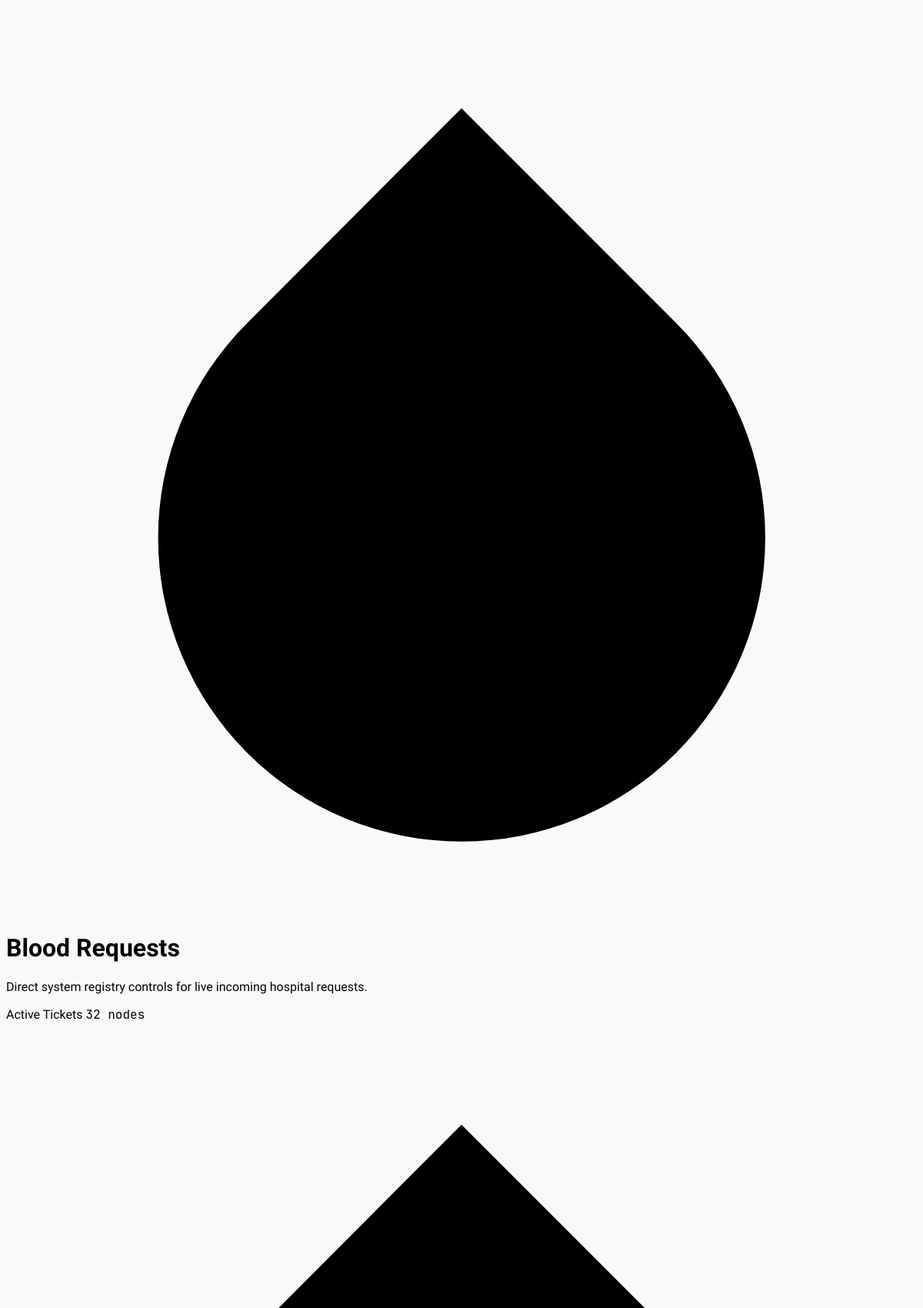
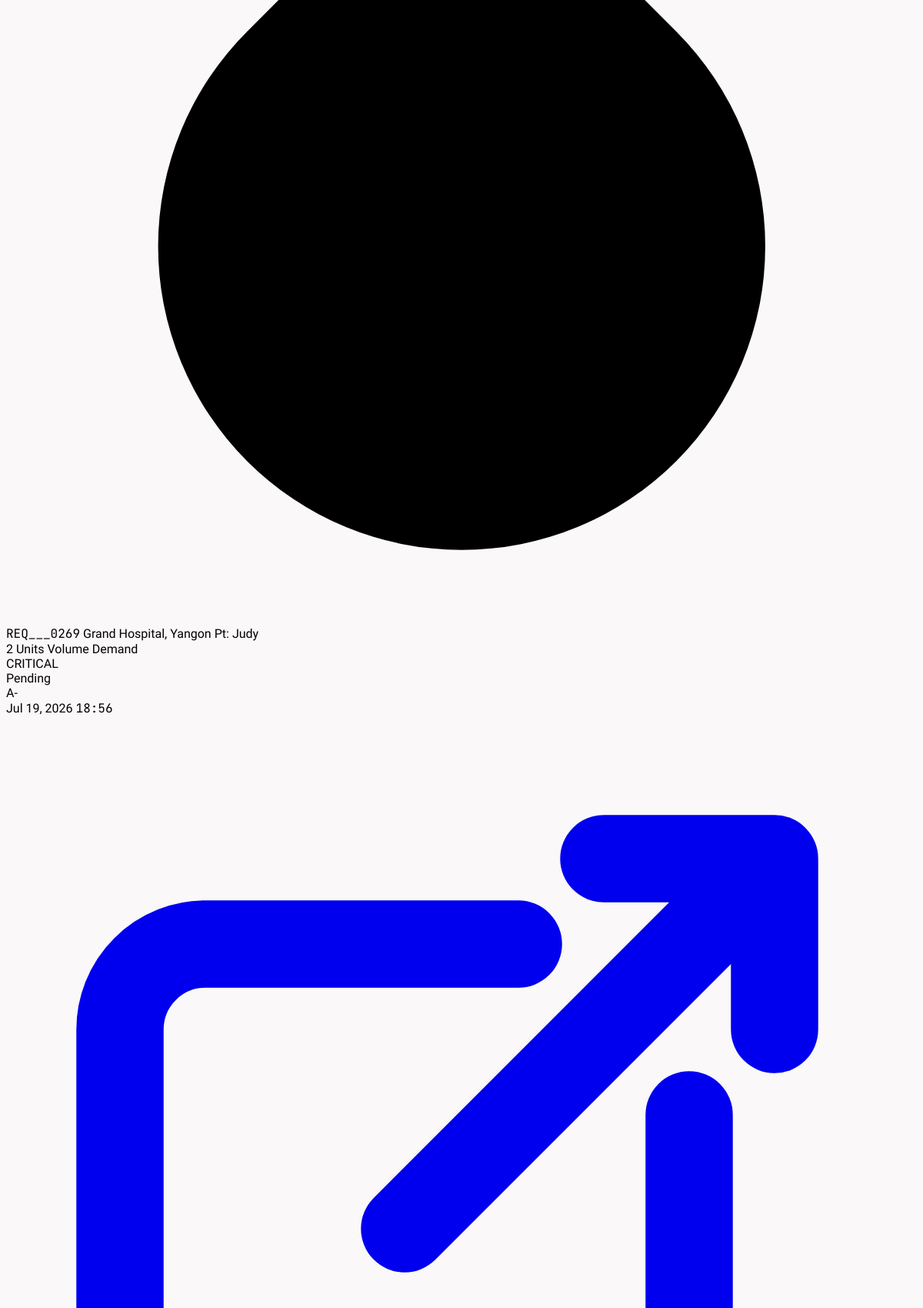
/App/Admin/Presentation/View/blood_requests.php (upper part), run on the app's committed database (2 pictures, top to bottom).
### tables this page shows
CREATE TABLE `blood_requests` (
  `request_id` int(11) NOT NULL,
  `request_code` varchar(20) NOT NULL,
  `patient_id` int(11) NOT NULL,
  `patient_name` varchar(100) NOT NULL,
  `blood_group_needed` varchar(10) NOT NULL,
  `hospital_name` varchar(150) NOT NULL,
  `state_region` varchar(100) DEFAULT NULL,
  `township` varchar(100) DEFAULT NULL,
  `hospital_address` text DEFAULT NULL,
  `urgency` varchar(50) DEFAULT NULL,
  `contact_phone` varchar(20) DEFAULT NULL,
  `status` int(11) NOT NULL,
  `created_at` timestamp NOT NULL DEFAULT current_timestamp(),
  `unit` int(11) NOT NULL DEFAULT 1,
  `donor_id` int(11) DEFAULT NULL
);

### App/Admin/Presentation/View/blood_requests.php (the view, shortened to what this page needs)
<?php
$db = Database::getConnection(); ?>
<?php
$filter = $_GET['filter'] ?? '';
$requests = [];
try {
    $where = '';
    $stmt = $db->prepare("
        SELECT
            r.request_id,
            r.hospital_name,
            r.patient_name,
            r.blood_group_needed AS blood_type,
            r.unit AS units_requested,
            COALESCE(UPPER(r.urgency), 'ROUTINE') AS severity_level,
            COALESCE(md.label, 'Pending') AS fulfillment_status,
            r.status AS status_id,
            COALESCE(r.created_at, CURRENT_TIMESTAMP) AS required_date,
            r.donor_id,
            donor.username AS donor_name
        FROM blood_requests r
        LEFT JOIN master_data md ON md.id = r.status
        LEFT JOIN users donor ON donor.user_id = r.donor_id
        {$where}
        ORDER BY r.created_at DESC
    ");
    $stmt->execute();
    $requests = $stmt->fetchAll();
} catch (Throwable $e) {
    $requests = [];
}
$pageTitle = match ($filter) {
    'pending' => 'Pending Blood Requests',
    'assigned' => 'Assigned Blood Requests',
    'accepted' => 'Accepted Blood Requests',
    'completed' => 'Completed Blood Requests',
    'declined' => 'Declined Blood Requests',
    default => 'Blood Requests',
};
function getSeverityClass($level)
{
    return match (strtoupper((string) $level)) {
        'CRITICAL' => 'bg-rose-50 text-rose-600 border-rose-200/50',
        'URGENT' => 'bg-orange-50 text-orange-600 border-orange-200/50',
        default => 'bg-slate-50 text-slate-500 border-slate-200/50',
    };
}
function getFulfillmentClass($status)
{
    return match (strtolower((string) $status)) {
        'pending' => 'bg-amber-50 text-amber-600 border-amber-200/50',
        'accepted' => 'bg-emerald-50 text-emerald-600 border-emerald-200/50',
        'completed' => 'bg-blue-50 text-blue-600 border-blue-200/50',
        'cancelled', 'canceled' => 'bg-red-50 text-red-600 border-red-200/50',
        'declined' => 'bg-rose-50 text-rose-600 border-rose-200/50',
        default => 'bg-slate-50 text-slate-600 border-slate-200/50',
    };
}
function getBloodTypeClass($type)
{
    $type = strtolower((string) $type);
    if (strpos($type, 'negative') !== false || strpos($type, '-') !== false) {
        return 'text-rose-600 bg-rose-50 border-rose-200/40';
    }
    return 'text-emerald-600 bg-emerald-50 border-emerald-200/40';
}
?>
<div class="max-w-7xl mx-auto p-4 sm:p-6 lg:p-8 min-h-screen transition-all opacity-0 translate-y-6 ease-out duration-700" id="bloodRequestsContainer">
    <div class="relative bg-white border border-slate-200/60 rounded-2xl p-6 mb-8 shadow-xs flex flex-col md:flex-row md:items-center md:justify-between gap-6">
        <div class="flex items-center gap-4">
            <div class="w-12 h-12 bg-[#ce2424] text-white rounded-2xl flex items-center justify-center shadow-lg shadow-red-600/10 transform hover:scale-105 transition-transform duration-300">
                <svg xmlns="http://www.w3.org/2000/svg" viewBox="0 0 24 24" fill="currentColor" class="w-6 h-6 text-white">
                    <path d="M12 2.69l5.66 5.66a8 8 0 1 1-11.31 0z" />
                </svg>
            </div>
            <div>
                <h1 class="text-2xl sm:text-3xl font-extrabold text-slate-900 tracking-tight leading-none"><?= htmlspecialchars($pageTitle) ?></h1>
                <p class="text-xs sm:text-sm text-slate-400 font-medium mt-1.5">Direct system registry controls for live incoming hospital requests.</p>
            </div>
        </div>
        <div class="flex items-center gap-4 bg-slate-900 text-white px-5 py-3 rounded-2xl shadow-lg border border-slate-800 self-start md:self-auto">
            <div class="flex flex-col">
                <span class="text-[9px] text-slate-400 font-bold uppercase tracking-widest">Active Tickets</span>
                <span class="text-lg font-extrabold tracking-tight mt-0.5 mono">
                    <?= sprintf('%02d', count($requests)) ?> <span class="text-xs text-slate-500 font-normal">nodes</span>
                </span>
            </div>
        </div>
    </div>
    <div class="space-y-3">
        <?php if (empty($requests)): ?>
            <div class="bg-white border border-slate-200/70 rounded-2xl p-12 text-center text-slate-400 font-medium animate-spring-in">
                No active blood requests found in the live ledger pool.
            </div>
        <?php else: ?>
            <div class="hidden lg:block max-h-[500px] overflow-y-auto pr-1 custom-scroll space-y-3">
                <?php foreach ($requests as $index => $req): ?>
                    <div class="glow-row bg-white border border-slate-200/70 rounded-2xl p-4 grid grid-cols-12 items-center gap-4 transition-all duration-300 transform animate-spring-in shadow-2xs"
                        style="animation-delay: <?= $index * 0.03 ?>s;">
                        <div class="col-span-3 flex items-center gap-4 min-w-0">
                            <div class="relative shrink-0">
                                <div class="w-11 h-11 rounded-xl bg-red-50 border border-red-100 text-red-500 flex items-center justify-center">
                                    <svg xmlns="http://www.w3.org/2000/svg" viewBox="0 0 24 24" fill="currentColor" class="w-5 h-5">
                                        <path d="M12 2.69l5.66 5.66a8 8 0 1 1-11.31 0z" />
                                    </svg>
                                </div>
                            </div>
                            <div class="truncate">
                                <span class="text-[10px] font-bold uppercase text-slate-400 tracking-wider mono block">REQ___<?= str_pad($req['request_id'], 4, '0', STR_PAD_LEFT) ?></span>
                                <span class="font-bold text-slate-800 text-sm tracking-tight truncate block mt-0.5"><?= htmlspecialchars($req['hospital_name']) ?></span>
                                <span class="text-xs text-slate-400 font-medium block truncate">Pt: <?= htmlspecialchars($req['patient_name']) ?></span>
                            </div>
                        </div>
                        <div class="col-span-2 min-w-0 pl-2">
                            <span class="text-slate-800 font-extrabold tracking-tight text-sm block truncate"><?= htmlspecialchars($req['units_requested']) ?> Units</span>
                            <span class="text-[10px] text-slate-400 font-bold tracking-wider uppercase block mt-0.5">Volume Demand</span>
                        </div>
                        <div class="col-span-2 flex justify-start pl-2">
                            <span class="inline-block px-3 py-1 text-[9px] font-extrabold rounded-lg uppercase tracking-widest border shadow-3xs <?= getSeverityClass($req['severity_level']) ?>">
                                <?= htmlspecialchars($req['severity_level']) ?>
                            </span>
                        </div>
                        <div class="col-span-2 flex flex-col items-start gap-1 pl-2">
                            <span class="inline-block px-3 py-1 text-[9px] font-extrabold rounded-lg uppercase tracking-widest border shadow-3xs <?= getFulfillmentClass($req['fulfillment_status']) ?>">
                                <?= htmlspecialchars($req['fulfillment_status']) ?>
                            </span>
                        </div>
                        <div class="col-span-1 flex justify-center">
                            <span class="inline-flex items-center justify-center px-2.5 py-1 rounded-lg border font-black text-xs shadow-3xs font-mono <?= getBloodTypeClass($req['blood_type']) ?>">
                                <?= htmlspecialchars($req['blood_type']) ?>
                            </span>
                        </div>
                        <div class="col-span-1 text-right text-slate-500 pr-2">
                            <span class="text-xs font-semibold block truncate"><?= date('M d, Y', strtotime($req['required_date'])) ?></span>
                            <span class="text-[10px] text-slate-400 block mt-0.5 mono"><?= date('H:i', strtotime($req['required_date'])) ?></span>
                        </div>
                        <div class="col-span-1 flex items-center justify-end pr-2">
                            <a href="/BloodConnect/public/admin/blood-request/view?id=<?= (int)$req['request_id'] ?>"
                                title="Inspect Ticket Node"
                                class="p-2 text-slate-400 hover:text-slate-700 hover:bg-slate-50 border border-transparent hover:border-slate-200 rounded-xl transition-all active:scale-90">
                            </a>
                        </div>
                    </div>
                <?php endforeach; ?>
            </div>
        <?php endif; ?>
    </div>
</div>

### App/Admin/Presentation/View/blood_requests.php (style rules this page uses)
.mono { font-family: 'JetBrains Mono', monospace; }
.animate-spring-in { opacity: 0; animation: springReveal 0.5s cubic-bezier(0.16, 1, 0.3, 1) forwards; }

### data on the page
blood_requests: request_id "0269", hospital_name "Grand Hospital, Yangon", patient_name "Judy", unit "2", severity_level "CRITICAL", fulfillment_status "Pending", blood_group_needed "A-", required_date "Jul 19, 2026", required_date "18:56"

### other printed values
$pageTitle "Blood Requests"
count($requests) "32"
